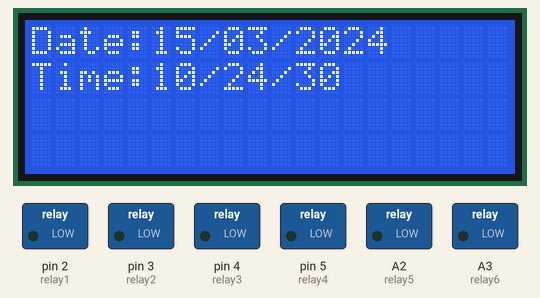
Recording of a sketch running on a simulated Arduino Uno, built with avr-gcc and run on an emulated ATmega328P. Shown: 20×4 character LCD, switched loads named in the sketch (green lamp = pin HIGH). The local clock reads 2024-03-15 10:24:30 at power-on unless the sketch sets it; what the sketch prints to the serial monitor is not drawn.

Above: at 1.2 s.
At 5.3 s:
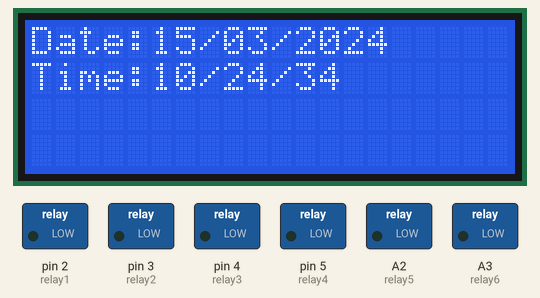
At 12.6 s:
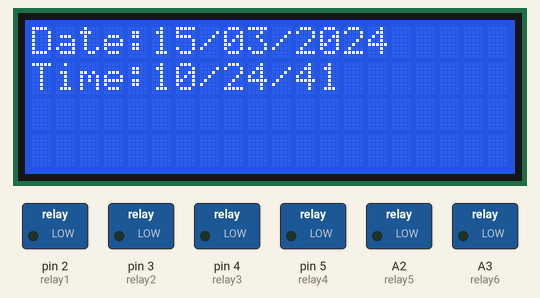
At 19.9 s:
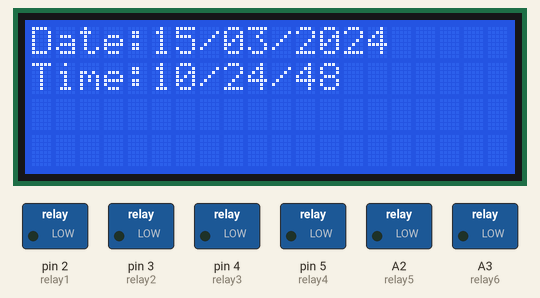
At 28.2 s:
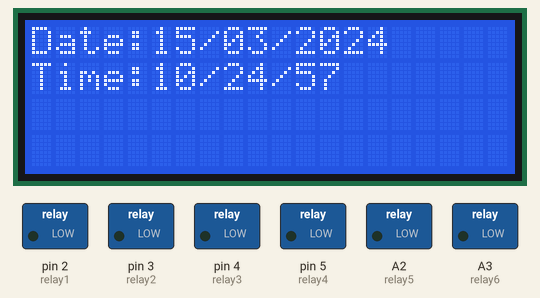
At 38.7 s:
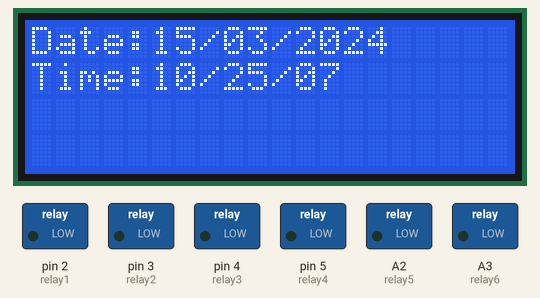

Measured:
- what the display in image 0 shows lasts 1.0 s, from 1.1 s to 2.1 s

The sketch:

PLC_Date_Time.ino
```cpp
#include <TimeLib.h>
#include <Wire.h>
#include <LiquidCrystal_I2C.h>
LiquidCrystal_I2C lcd(0x27, 20, 4);
#include <DS1307RTC.h>

tmElements_t tm;
const char *monthName[12] = {
  "Jan", "Feb", "Mar", "Apr", "May", "Jun",
  "Jul", "Aug", "Sep", "Oct", "Nov", "Dec"
};

#define TIME_HEADER  "T"   // Header tag for serial time sync message
//void setRTC();
void readRTC();


void relay1Trigger(int YearON,int MonthON,int DayON,int HourON, int MinuteON, int YearOFF,int MonthOFF,int DayOFF,int HourOFF, int MinuteOFF,  bool *Trigger);
void relay2Trigger(int YearON,int MonthON,int DayON,int HourON, int MinuteON, int YearOFF,int MonthOFF,int DayOFF,int HourOFF, int MinuteOFF,  bool *Trigger);
void relay3Trigger(int YearON,int MonthON,int DayON,int HourON, int MinuteON, int YearOFF,int MonthOFF,int DayOFF,int HourOFF, int MinuteOFF,  bool *Trigger);
void relay4Trigger(int YearON,int MonthON,int DayON,int HourON, int MinuteON, int YearOFF,int MonthOFF,int DayOFF,int HourOFF, int MinuteOFF,  bool *Trigger);
void relay5Trigger(int YearON,int MonthON,int DayON,int HourON, int MinuteON, int YearOFF,int MonthOFF,int DayOFF,int HourOFF, int MinuteOFF,  bool *Trigger);

//unsigned long processSyncMessage();
void addZero(int setNumber,int column, int row);
void displayLCD();
//PLC Pin Definition Mapping

int relay1=2;
int relay2=3;
int relay3=4;
int relay4=5;
int relay5=A2;
int relay6=A3;

bool parse=false;
bool config=false;
//*****************Relay 1 Parameters*************************
bool triggerON1;
int yearON1=2023;
int monthON1=2;
int dayON1=11;
int hourON1=18;
int minuteON1=1;


int yearOFF1=2023;
int monthOFF1=2;
int dayOFF1=11;
int hourOFF1=18;
int minuteOFF1=30;


//*****************Relay 2 Parameters*************************
bool triggerON2;
int yearON2=2023;
int monthON2=2;
int dayON2=11;
int hourON2=18;
int minuteON2=31;


int yearOFF2=2023;
int monthOFF2=2;
int dayOFF2=11;
int hourOFF2=18;
int minuteOFF2=59;

//*****************Relay 3 Parameters*************************
bool triggerON3;
int yearON3=2023;
int monthON3=2;
int dayON3=11;
int hourON3=19;
int minuteON3=1;


int yearOFF3=2023;
int monthOFF3=2;
int dayOFF3=11;
int hourOFF3=19;
int minuteOFF3=30;


//*****************Relay 4 Parameters*************************
bool triggerON4;
int yearON4=2023;
int monthON4=2;
int dayON4=11;
int hourON4=19;
int minuteON4=31;


int yearOFF4=2023;
int monthOFF4=2;
int dayOFF4=11;
int hourOFF4=19;
int minuteOFF4=59;

//*****************Relay 5 Parameters*************************
bool triggerON5;
int yearON5=2023;
int monthON5=2;
int dayON5=11;
int hourON5=20;
int minuteON5=1;


int yearOFF5=2023;
int monthOFF5=2;
int dayOFF5=11;
int hourOFF5=20;
int minuteOFF5=30;
void setup()
{
  lcd.init();
  lcd.backlight();

  pinMode(relay1, OUTPUT);
  pinMode(relay2, OUTPUT);
  pinMode(relay3, OUTPUT);
  pinMode(relay4, OUTPUT);
  pinMode(relay5, OUTPUT);
  pinMode(relay6, OUTPUT);
  Serial.begin(9600);
  while (!Serial) ; // Needed for Leonardo only
  setSyncProvider(RTC.get);   // the function to get the time from the RTC
  if (timeStatus() != timeSet)
     Serial.println("Unable to sync with the RTC");
  else
     Serial.println("RTC has set the system time");


}
//**********Looping Function******************************
void loop()
{
readRTC(); // Real Time Clock
delay(1000);
displayLCD();

relay1Trigger(yearON1,monthON1,dayON1,hourON1, minuteON1,yearOFF1,monthOFF1,dayOFF1,hourOFF1, minuteOFF1, &triggerON1);
relay2Trigger(yearON2,monthON2,dayON2,hourON2, minuteON2,yearOFF2,monthOFF2,dayOFF2,hourOFF2, minuteOFF2, &triggerON2);
relay3Trigger(yearON3,monthON3,dayON3,hourON3, minuteON3,yearOFF3,monthOFF3,dayOFF3,hourOFF3, minuteOFF3, &triggerON3);
relay4Trigger(yearON4,monthON4,dayON4,hourON4, minuteON4,yearOFF4,monthOFF4,dayOFF4,hourOFF4, minuteOFF4, &triggerON4);
relay5Trigger(yearON5,monthON5,dayON4,hourON5, minuteON5,yearOFF5,monthOFF5,dayOFF5,hourOFF5, minuteOFF5, &triggerON5);
if((triggerON1 || triggerON2||triggerON3||triggerON4||triggerON5)==true)
  digitalWrite(relay6,true); // any of relays 5 ==true, turn on relay 6
else
  digitalWrite(relay6,false);

}
//*************************Trigger Relay 1 at date*********************************
void relay1Trigger(int YearON,int MonthON,int DayON,int HourON, int MinuteON, int YearOFF,int MonthOFF,int DayOFF,int HourOFF, int MinuteOFF, bool *Trigger)
{

if(tmYearToCalendar(tm.Year)==YearON && tm.Month==MonthON && tm.Day==DayON && tm.Hour==HourON && tm.Minute==MinuteON )
  {
    Serial.print("Month1 = ");
    Serial.println(tm.Month);
    Serial.print("Day1 = ");
    Serial.println(tm.Day);
    Serial.print("Hour1 = ");
    Serial.println(tm.Hour);
    Serial.print("Minute1 = ");
    Serial.println(tm.Minute);
    Serial.println("*******************************");
    *Trigger=true;

     Serial.print("Trigger1ON ");
     Serial.println(*Trigger);
  }
  else if(tmYearToCalendar(tm.Year)==YearOFF && tm.Month==MonthOFF && tm.Day==DayOFF && tm.Hour==HourOFF && tm.Minute==MinuteOFF )
    {
    *Trigger=false;

     Serial.print("Trigger1ON ");
     Serial.println(*Trigger);
    }
   digitalWrite(relay1,*Trigger);
}
//*************************Trigger Relay 2 at date*********************************
void relay2Trigger(int YearON,int MonthON,int DayON,int HourON, int MinuteON, int YearOFF,int MonthOFF,int DayOFF,int HourOFF, int MinuteOFF, bool *Trigger)
{

if(tmYearToCalendar(tm.Year)==YearON && tm.Month==MonthON && tm.Day==DayON && tm.Hour==HourON && tm.Minute==MinuteON)
  {
    Serial.print("Hour2 = ");
    Serial.println(tm.Hour);
    Serial.print("Minute2 = ");
    Serial.println(tm.Minute);
    Serial.println("*******************************");
    *Trigger=true;

     Serial.print("Trigger2ON ");
     Serial.println(*Trigger);
  }
  else if(tmYearToCalendar(tm.Year)==YearOFF && tm.Month==MonthOFF && tm.Day==DayOFF && tm.Hour==HourOFF && tm.Minute==MinuteOFF )
    {
    *Trigger=false;

     Serial.print("Trigger2ON ");
     Serial.println(*Trigger);
    }
   digitalWrite(relay2,*Trigger);
}
//*************************Trigger Relay 3 at date*********************************
void relay3Trigger(int YearON,int MonthON,int DayON,int HourON, int MinuteON, int YearOFF,int MonthOFF,int DayOFF,int HourOFF, int MinuteOFF,  bool *Trigger)
{

if(tmYearToCalendar(tm.Year)==YearON && tm.Month==MonthON && tm.Day==DayON && tm.Hour==HourON && tm.Minute==MinuteON )
  {
    Serial.print("Hour3 = ");
    Serial.println(tm.Hour);
    Serial.print("Minute3 = ");
    Serial.println(tm.Minute);
    Serial.println("*******************************");
    *Trigger=true;

     Serial.print("Trigger3ON ");
     Serial.println(*Trigger);
  }
  else if(tmYearToCalendar(tm.Year)==YearOFF && tm.Month==MonthOFF && tm.Day==DayOFF && tm.Hour==HourOFF && tm.Minute==MinuteOFF )
    {
    *Trigger=false;

     Serial.print("Trigger3ON ");
     Serial.println(*Trigger);
    }
   digitalWrite(relay3,*Trigger);
}
//*************************Trigger Relay 4 at date*********************************
void relay4Trigger(int YearON,int MonthON,int DayON,int HourON, int MinuteON, int YearOFF,int MonthOFF,int DayOFF,int HourOFF, int MinuteOFF,  bool *Trigger)
{

if(tmYearToCalendar(tm.Year)==YearON && tm.Month==MonthON && tm.Day==DayON && tm.Hour==HourON && tm.Minute==MinuteON )
  {
    Serial.print("Hour4 = ");
    Serial.println(tm.Hour);
    Serial.print("Minute4 = ");
    Serial.println(tm.Minute);
    Serial.println("*******************************");
    *Trigger=true;

     Serial.print("Trigger4ON ");
     Serial.println(*Trigger);
  }
  else if(tmYearToCalendar(tm.Year)==YearOFF && tm.Month==MonthOFF && tm.Day==DayOFF && tm.Hour==HourOFF && tm.Minute==MinuteOFF)
    {
    *Trigger=false;

     Serial.print("Trigger4ON ");
     Serial.println(*Trigger);
    }
   digitalWrite(relay4,*Trigger);
}
//*************************Trigger Relay 4 at date*********************************
void relay5Trigger(int YearON,int MonthON,int DayON,int HourON, int MinuteON, int YearOFF,int MonthOFF,int DayOFF,int HourOFF, int MinuteOFF,  bool *Trigger)
{

if(tmYearToCalendar(tm.Year)==YearON && tm.Month==MonthON && tm.Day==DayON && tm.Hour==HourON && tm.Minute==MinuteON )
  {
    Serial.print("Hour5 = ");
    Serial.println(tm.Hour);
    Serial.print("Minute5 = ");
    Serial.println(tm.Minute);
    Serial.println("*******************************");
    *Trigger=true;

     Serial.print("Trigger5ON ");
     Serial.println(*Trigger);
  }
  else if(tmYearToCalendar(tm.Year)==YearOFF && tm.Month==MonthOFF && tm.Day==DayOFF && tm.Hour==HourOFF && tm.Minute==MinuteOFF)
    {
    *Trigger=false;

     Serial.print("Trigger5ON ");
     Serial.println(*Trigger);
    }
   digitalWrite(relay5,*Trigger);
}
//*******************Display Functions*********************
void displayLCD()
{
lcd.setCursor(0,1);
lcd.print("Time: ");
addZero(tm.Hour,5, 1);
lcd.setCursor(7,1);
lcd.print("/");
addZero(tm.Minute,8, 1);
lcd.setCursor(10,1);
lcd.print("/");
addZero(tm.Second,11, 1);
lcd.setCursor(0,0);
lcd.print("Date: ");
addZero(tm.Day,5, 0);
lcd.setCursor(7,0);
lcd.print("/");
addZero(tm.Month,8, 0);
lcd.setCursor(10,0);
lcd.print("/");
addZero(tmYearToCalendar(tm.Year),11, 0);
}
void addZero(int setNumber,int column, int row)
{
lcd.setCursor(column, row);

if (setNumber >= 0 && setNumber < 10)
  {
    lcd.print("0");
    lcd.setCursor(column+1,row);
    lcd.print(setNumber);
  }
  else
  {
  lcd.print(setNumber);
  }
}
//******************************Real Time Clock Funtions*******************


void readRTC(){
RTC.read(tm);
}
```
